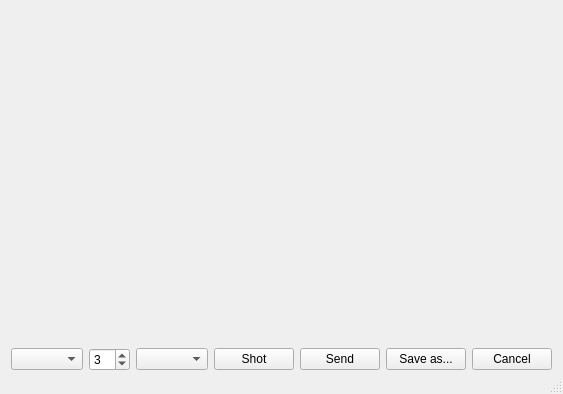
<?xml version="1.0" encoding="UTF-8"?>
<ui version="4.0">
 <class>Screenshoter</class>
 <widget class="QMainWindow" name="Screenshoter">
  <property name="geometry">
   <rect>
    <x>0</x>
    <y>0</y>
    <width>553</width>
    <height>394</height>
   </rect>
  </property>
  <property name="font">
   <font>
    <family>Segoe UI</family>
   </font>
  </property>
  <property name="acceptDrops">
   <bool>true</bool>
  </property>
  <property name="windowTitle">
   <string>Screenshoter</string>
  </property>
  <property name="autoFillBackground">
   <bool>false</bool>
  </property>
  <widget class="QWidget" name="centralWidget">
   <property name="maximumSize">
    <size>
     <width>10000</width>
     <height>10000</height>
    </size>
   </property>
   <layout class="QVBoxLayout" name="verticalLayout">
    <property name="bottomMargin">
     <number>1</number>
    </property>
    <item>
     <widget class="QLabel" name="label_2">
      <property name="sizePolicy">
       <sizepolicy hsizetype="Expanding" vsizetype="Expanding">
        <horstretch>0</horstretch>
        <verstretch>0</verstretch>
       </sizepolicy>
      </property>
      <property name="minimumSize">
       <size>
        <width>461</width>
        <height>311</height>
       </size>
      </property>
      <property name="baseSize">
       <size>
        <width>461</width>
        <height>291</height>
       </size>
      </property>
      <property name="autoFillBackground">
       <bool>false</bool>
      </property>
      <property name="frameShape">
       <enum>QFrame::NoFrame</enum>
      </property>
      <property name="text">
       <string/>
      </property>
      <property name="scaledContents">
       <bool>false</bool>
      </property>
      <property name="alignment">
       <set>Qt::AlignCenter</set>
      </property>
     </widget>
    </item>
    <item>
     <layout class="QHBoxLayout" name="horizontalLayout">
      <item>
       <widget class="QComboBox" name="comboBox">
        <property name="font">
         <font>
          <family>Liberation Sans</family>
          <pointsize>9</pointsize>
         </font>
        </property>
       </widget>
      </item>
      <item>
       <spacer name="horizontalSpacer">
        <property name="orientation">
         <enum>Qt::Horizontal</enum>
        </property>
        <property name="sizeHint" stdset="0">
         <size>
          <width>40</width>
          <height>20</height>
         </size>
        </property>
       </spacer>
      </item>
      <item>
       <widget class="QSpinBox" name="spinBox">
        <property name="font">
         <font>
          <family>Liberation Sans</family>
          <pointsize>9</pointsize>
         </font>
        </property>
        <property name="buttonSymbols">
         <enum>QAbstractSpinBox::UpDownArrows</enum>
        </property>
        <property name="minimum">
         <number>1</number>
        </property>
        <property name="maximum">
         <number>20</number>
        </property>
        <property name="value">
         <number>3</number>
        </property>
       </widget>
      </item>
      <item>
       <widget class="QComboBox" name="comboBox_2">
        <property name="font">
         <font>
          <family>Liberation Sans</family>
          <pointsize>9</pointsize>
         </font>
        </property>
       </widget>
      </item>
      <item>
       <widget class="QPushButton" name="btnShot">
        <property name="font">
         <font>
          <family>Liberation Sans</family>
          <pointsize>9</pointsize>
         </font>
        </property>
        <property name="text">
         <string>Shot</string>
        </property>
       </widget>
      </item>
      <item>
       <widget class="QPushButton" name="btnSend">
        <property name="font">
         <font>
          <family>Liberation Sans</family>
          <pointsize>9</pointsize>
         </font>
        </property>
        <property name="text">
         <string>Send</string>
        </property>
       </widget>
      </item>
      <item>
       <widget class="QPushButton" name="btnSave">
        <property name="font">
         <font>
          <family>Liberation Sans</family>
          <pointsize>9</pointsize>
         </font>
        </property>
        <property name="text">
         <string>Save as...</string>
        </property>
       </widget>
      </item>
      <item>
       <widget class="QPushButton" name="btnCancel">
        <property name="font">
         <font>
          <family>Liberation Sans</family>
          <pointsize>9</pointsize>
         </font>
        </property>
        <property name="text">
         <string>Cancel</string>
        </property>
       </widget>
      </item>
     </layout>
    </item>
   </layout>
  </widget>
  <widget class="QStatusBar" name="statusBar"/>
 </widget>
 <layoutdefault spacing="6" margin="11"/>
 <resources/>
 <connections/>
</ui>
